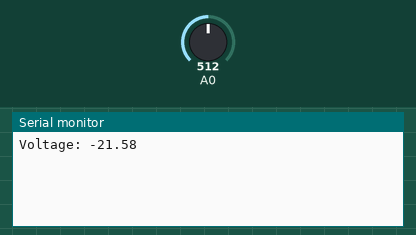
Simulated run of this sketch. Board: Arduino Uno, built with avr-gcc and run on an emulated ATmega328P. Parts: the last lines printed to the serial monitor. Inputs (shaded band) come from the test bench; at power-on: A0 = 512.

Above: at 1.2 s.
1.3 s: A0 set to 716
At 1.7 s:
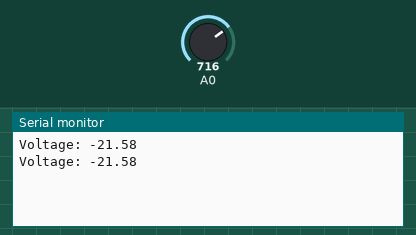
2.8 s: A0 set to 900
At 4.0 s:
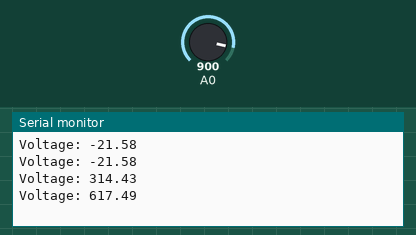
Timing chart, 0 to 5.8 s (numbered marks = the images above; inputs shaded):
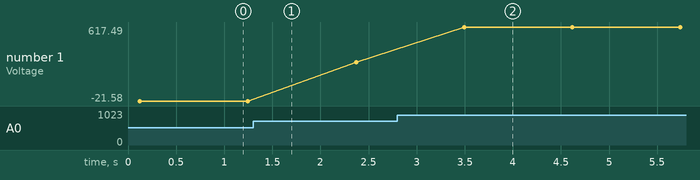

The sketch:

sketch_dec15a.ino
```cpp
/*
  ZMPT101B - AC Voltage sensor
  Calculate Voltage

  modified on 7 Sep 2020
  by Mohammad Reza Akbari @ Electropeak
  Home
*/


double sensorValue1 = 0;
double sensorValue2 = 0;
int crosscount = 0;
int climb_flag = 0;
int val[100];
int max_v = 0;
double VmaxD = 0;
double VeffD = 0;
double Veff = 0;

void setup() {
  Serial.begin(9600);
}

void loop() {

  for ( int i = 0; i < 100; i++ ) {
    sensorValue1 = analogRead(A0);
    if (analogRead(A0) > 511) {
      val[i] = sensorValue1;
    }
    else {
      val[i] = 0;
    }
    delay(1);
  }

  max_v = 0;

  for ( int i = 0; i < 100; i++ )
  {
    if ( val[i] > max_v )
    {
      max_v = val[i];
    }
    val[i] = 0;
  }
  if (max_v != 0) {


    VmaxD = max_v;
    VeffD = VmaxD / sqrt(2);
    Veff = (((VeffD - 420.76) / -90.24) * -210.2) + 115.2;
  }
  else {
    Veff = 0;
  }
  Serial.print("Voltage: ");
  Serial.println(Veff);
  VmaxD = 0;

  delay(1000);
}
```

Measured:
- after the input at 2.8 s, the serial monitor: prints a new line after 0.69 s (image 2)
- plotted number 1: -21.58 → 314.43 after the input at 1.3 s, 314.43 → 617.49 after the input at 2.8 s
